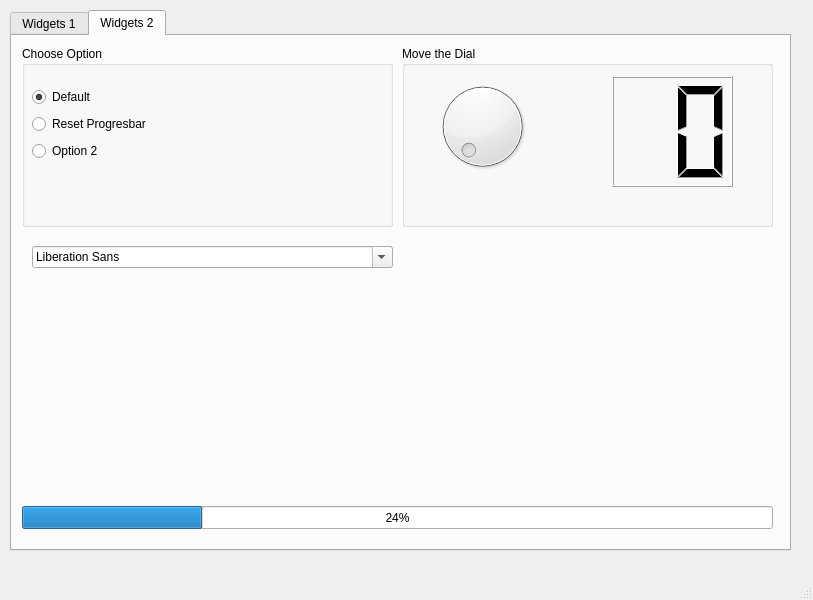
<?xml version="1.0" encoding="UTF-8"?>
<ui version="4.0">
 <class>MainWindow</class>
 <widget class="QMainWindow" name="MainWindow">
  <property name="geometry">
   <rect>
    <x>0</x>
    <y>0</y>
    <width>813</width>
    <height>600</height>
   </rect>
  </property>
  <property name="windowTitle">
   <string>MainWindow</string>
  </property>
  <widget class="QWidget" name="centralwidget">
   <widget class="QTabWidget" name="tabWidget">
    <property name="geometry">
     <rect>
      <x>10</x>
      <y>10</y>
      <width>781</width>
      <height>541</height>
     </rect>
    </property>
    <property name="statusTip">
     <string/>
    </property>
    <property name="currentIndex">
     <number>1</number>
    </property>
    <widget class="QWidget" name="tab">
     <attribute name="title">
      <string>Widgets 1</string>
     </attribute>
     <widget class="QWidget" name="verticalLayoutWidget">
      <property name="geometry">
       <rect>
        <x>10</x>
        <y>10</y>
        <width>761</width>
        <height>501</height>
       </rect>
      </property>
      <layout class="QVBoxLayout" name="verticalLayout">
       <item>
        <widget class="QTabWidget" name="tabWidget_2">
         <property name="currentIndex">
          <number>0</number>
         </property>
         <widget class="QWidget" name="tab_3">
          <attribute name="title">
           <string>Tree</string>
          </attribute>
          <widget class="QWidget" name="verticalLayoutWidget_2">
           <property name="geometry">
            <rect>
             <x>0</x>
             <y>0</y>
             <width>751</width>
             <height>471</height>
            </rect>
           </property>
           <layout class="QVBoxLayout" name="verticalLayout_2">
            <item>
             <widget class="QTreeWidget" name="treeWidget">
              <column>
               <property name="text">
                <string>Header 1</string>
               </property>
              </column>
              <column>
               <property name="text">
                <string>New Column</string>
               </property>
              </column>
              <item>
               <property name="text">
                <string>Item1</string>
               </property>
               <item>
                <property name="text">
                 <string>Subitem1</string>
                </property>
               </item>
              </item>
             </widget>
            </item>
           </layout>
          </widget>
         </widget>
         <widget class="QWidget" name="tab_4">
          <attribute name="title">
           <string>Calendar</string>
          </attribute>
          <widget class="QDateEdit" name="dateEdit">
           <property name="geometry">
            <rect>
             <x>10</x>
             <y>10</y>
             <width>741</width>
             <height>22</height>
            </rect>
           </property>
           <property name="alignment">
            <set>Qt::AlignCenter</set>
           </property>
          </widget>
          <widget class="QCalendarWidget" name="calendarWidget">
           <property name="geometry">
            <rect>
             <x>10</x>
             <y>40</y>
             <width>741</width>
             <height>421</height>
            </rect>
           </property>
          </widget>
         </widget>
        </widget>
       </item>
      </layout>
     </widget>
    </widget>
    <widget class="QWidget" name="tab_2">
     <attribute name="title">
      <string>Widgets 2</string>
     </attribute>
     <widget class="QGroupBox" name="groupBox">
      <property name="geometry">
       <rect>
        <x>10</x>
        <y>10</y>
        <width>371</width>
        <height>181</height>
       </rect>
      </property>
      <property name="title">
       <string>Choose Option</string>
      </property>
      <widget class="QWidget" name="layoutWidget">
       <property name="geometry">
        <rect>
         <x>10</x>
         <y>40</y>
         <width>128</width>
         <height>76</height>
        </rect>
       </property>
       <layout class="QVBoxLayout" name="verticalLayout_3">
        <item>
         <widget class="QRadioButton" name="radioButton_3">
          <property name="statusTip">
           <string>This is the default option</string>
          </property>
          <property name="text">
           <string>Default</string>
          </property>
          <property name="checked">
           <bool>true</bool>
          </property>
         </widget>
        </item>
        <item>
         <widget class="QRadioButton" name="radioButton_2">
          <property name="statusTip">
           <string>Click to reset the Progress bar</string>
          </property>
          <property name="text">
           <string>Reset Progresbar</string>
          </property>
         </widget>
        </item>
        <item>
         <widget class="QRadioButton" name="radioButton">
          <property name="statusTip">
           <string>This is Option 2</string>
          </property>
          <property name="text">
           <string>Option 2</string>
          </property>
         </widget>
        </item>
       </layout>
      </widget>
     </widget>
     <widget class="QGroupBox" name="groupBox_2">
      <property name="geometry">
       <rect>
        <x>390</x>
        <y>10</y>
        <width>371</width>
        <height>181</height>
       </rect>
      </property>
      <property name="title">
       <string>Move the Dial</string>
      </property>
      <widget class="QDial" name="dial">
       <property name="geometry">
        <rect>
         <x>30</x>
         <y>30</y>
         <width>101</width>
         <height>101</height>
        </rect>
       </property>
      </widget>
      <widget class="QLCDNumber" name="lcdNumber">
       <property name="geometry">
        <rect>
         <x>210</x>
         <y>30</y>
         <width>121</width>
         <height>111</height>
        </rect>
       </property>
       <property name="digitCount">
        <number>2</number>
       </property>
      </widget>
     </widget>
     <widget class="QProgressBar" name="progressBar">
      <property name="geometry">
       <rect>
        <x>10</x>
        <y>470</y>
        <width>751</width>
        <height>23</height>
       </rect>
      </property>
      <property name="value">
       <number>24</number>
      </property>
     </widget>
     <widget class="QFontComboBox" name="fontComboBox">
      <property name="geometry">
       <rect>
        <x>20</x>
        <y>210</y>
        <width>361</width>
        <height>22</height>
       </rect>
      </property>
     </widget>
     <widget class="QLabel" name="label">
      <property name="geometry">
       <rect>
        <x>20</x>
        <y>230</y>
        <width>361</width>
        <height>231</height>
       </rect>
      </property>
      <property name="text">
       <string/>
      </property>
     </widget>
    </widget>
   </widget>
  </widget>
  <widget class="QMenuBar" name="menubar">
   <property name="geometry">
    <rect>
     <x>0</x>
     <y>0</y>
     <width>813</width>
     <height>26</height>
    </rect>
   </property>
  </widget>
  <widget class="QStatusBar" name="statusbar"/>
 </widget>
 <resources/>
 <connections>
  <connection>
   <sender>dial</sender>
   <signal>valueChanged(int)</signal>
   <receiver>lcdNumber</receiver>
   <slot>display(int)</slot>
   <hints>
    <hint type="sourcelabel">
     <x>501</x>
     <y>130</y>
    </hint>
    <hint type="destinationlabel">
     <x>690</x>
     <y>139</y>
    </hint>
   </hints>
  </connection>
  <connection>
   <sender>groupBox</sender>
   <signal>clicked()</signal>
   <receiver>progressBar</receiver>
   <slot>reset()</slot>
   <hints>
    <hint type="sourcelabel">
     <x>70</x>
     <y>159</y>
    </hint>
    <hint type="destinationlabel">
     <x>120</x>
     <y>545</y>
    </hint>
   </hints>
  </connection>
  <connection>
   <sender>fontComboBox</sender>
   <signal>activated(QString)</signal>
   <receiver>label</receiver>
   <slot>setText(QString)</slot>
   <hints>
    <hint type="sourcelabel">
     <x>54</x>
     <y>278</y>
    </hint>
    <hint type="destinationlabel">
     <x>51</x>
     <y>373</y>
    </hint>
   </hints>
  </connection>
 </connections>
</ui>
